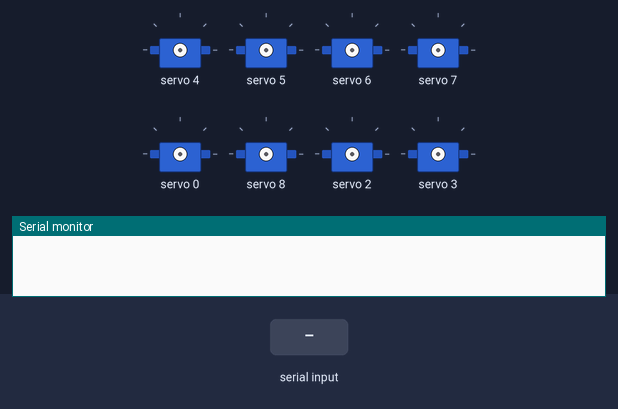
The sketch below on a simulated Arduino Uno, built with avr-gcc and run on an emulated ATmega328P. Shown: 8 × servo, the last lines printed to the serial monitor. The test bench sets the inputs (shaded band).

Above: at 1.2 s.
1.3 s: "f" received over Serial
3.3 s: "b" received over Serial
At 4.5 s:
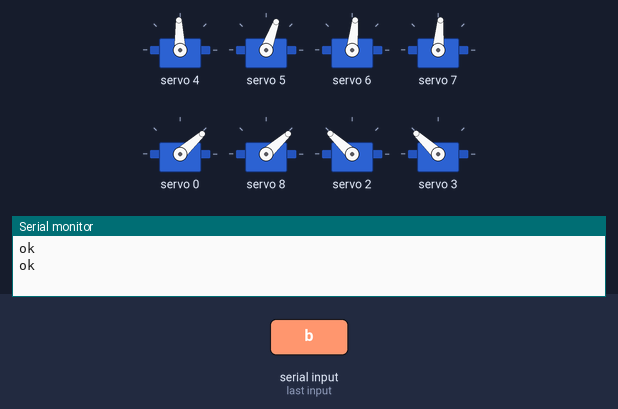
4.8 s: "r" received over Serial
At 6.3 s:
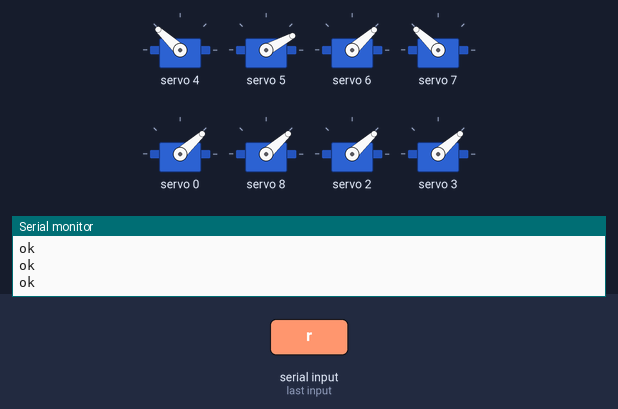
6.8 s: "l" received over Serial
At 7.4 s:
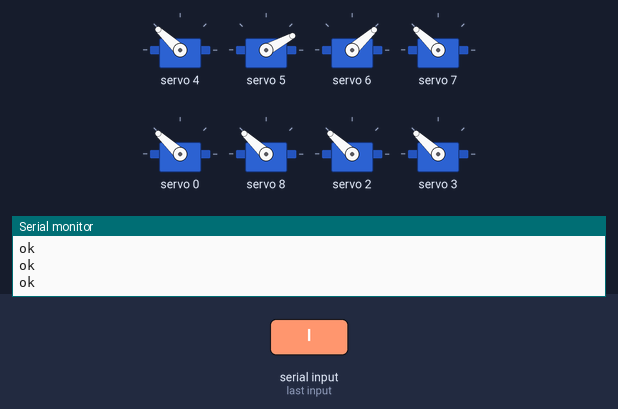
8.3 s: "a" received over Serial
At 10.0 s:
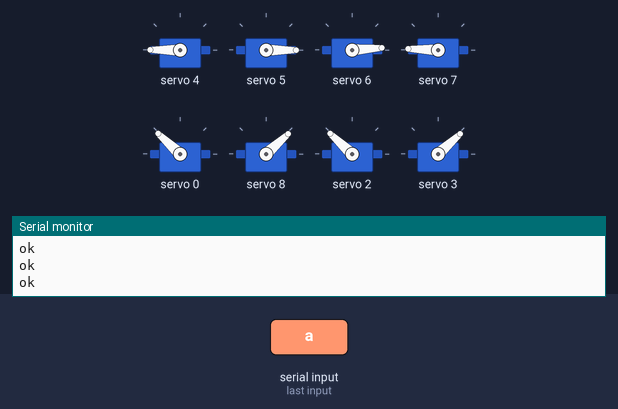
10.3 s: "d" received over Serial
At 11.2 s:
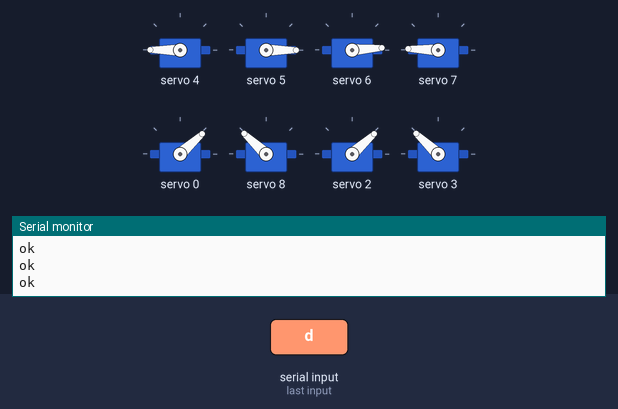
Timing chart, 0 to 12.8 s (numbered marks = the images above; inputs shaded):
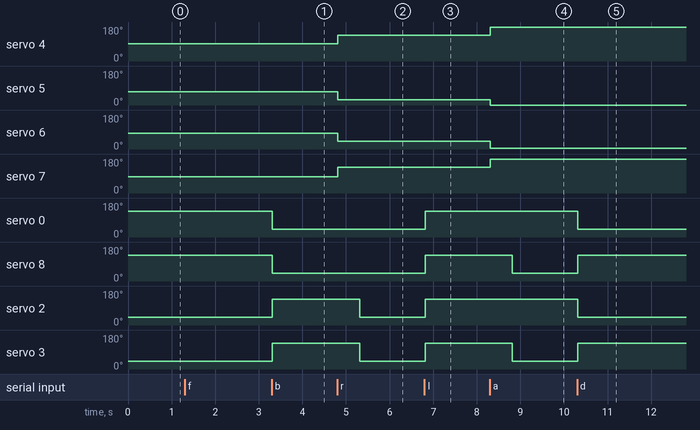

Measured:
- after the input at 3.3 s, servo 0, servo 8: 137° → 42° at once; servo 2, servo 3: 42° → 137° at once
- after the input at 4.8 s, servo 4: 92° → 137° at once; servo 5: 70° → 28° at once; servo 6: 84° → 42° at once; servo 7: 85° → 137° at once; servo 2, servo 3: 137° → 42° after 0.52 s
- after the input at 6.8 s, servo 0, servo 8, servo 2, servo 3: 42° → 137° at once
- after the input at 8.3 s, servo 4: 137° → 180° at once; servo 5: 28° → 0° at once; servo 6: 42° → 4° at once; servo 7: 137° → 178° at once; servo 8, servo 3: 137° → 42° after 0.52 s
- after the input at 10.3 s, servo 0, servo 2: 137° → 42° at once; servo 8, servo 3: 42° → 137° at once

The sketch:

Roxie.ino
```cpp
#include <Wire.h>
#include <Adafruit_PWMServoDriver.h>

/*
 Motor Controller originally written for Roxi the Robot (c) Let's Robot 2015
 Two very important things:
 1. Each command needs to return "ok" when finished executing
 2. No other variables or values can be printed to serial for the robot to work with Pi
 */

Adafruit_PWMServoDriver pwm = Adafruit_PWMServoDriver();

//String readString; //raw output from the serial connection
char command; //command to be executed
bool execute = 0; //triggers command

//robot wheels servo address
int wrf = 0; //Wheel Right Front
int wrb = 8; //Wheel Right Back
int wlf = 2; //Wheel Left Front
int wlb = 3; //Wheel Right Back

//Steering servos for the wheels
int srf = 4; //Steering Right Front
int srb = 5; //Steering Right Back
int slf = 6; //Steering Left Front
int slb = 7; //Steering Left Back

String ok = "ok\n"; //Let's the Pi know i am done doing a thing.
int driveTime = 1000; //How long the robot drives per command
int turnTime = 500; //How long to allow the wheels time to turn before moving
int turnStep = 250; //Amount of time the robot will turn right or left
int wheelPos = 0; // 0 = default, 1 = forward positon, 2 = turning position, 3 = strafe position.

void setup() {
  Serial.begin(9600);

  //enable PWM
  pwm.begin();
  pwm.setPWMFreq(50);  // This is the maximum PWM frequency

  // save I2C bitrate
  uint8_t twbrbackup = TWBR;
  // must be changed after calling Wire.begin() (inside pwm.begin())
  TWBR = 12; // upgrade to 400KHz!
}

void doneOk () {
Serial.print(ok);
}

void loop() {

       while (Serial.available()) {
       delay(10);
         if (Serial.available() >0) {
       char c = Serial.read(); //read each character
       //Serial.println(c);
       //readString.concat(c);
       //readString += c; //add each character to the string
       //Serial.println("Read String: " + readString);
       //if (c == '\r') {
        //set command to read string
        command = c;
        //Serial.println("Command Is: " + command);
        execute = 1; //enables the execution of a command
        //readString = ""; //reset readString to blank
       }
    //execute the command
    if (execute == 1){
      //Serial.print(command + "\n");
     if (command == 'f') {
      moveForward();
      doneOk();

     } else if (command == 'b') {
      //Serial.println("Moving Back");
      moveBack();
      doneOk();

     } else if (command == 'r') {
      turnRight();
      doneOk();
     } else if (command == 'l') {
      turnLeft();
      doneOk();
     } else if (command == 'a') {
      strafeLeft();
      doneOk();
     } else if (command == 'd') {
      strafeRight();
      doneOk();
     }
     // end of command loop
     else {
      //Serial.println("null command " + command);

      //Serial.print("Bad Command: " + command + " ");
      //delay(1000);
     // doneOk();
     }
   } //end of execution loop

     //reset command variables
     execute = 0;
//     command = '';
  }
 }


void forwardPos() {

      if (wheelPos != 1) { //Check current Wheel Position
        //turn the wheels if they aren't in the proper config
        pwm.setPWM(srf, 0, 305);
        pwm.setPWM(srb, 0, 260);
        pwm.setPWM(slf, 0, 288);
        pwm.setPWM(slb, 0, 290);
        wheelPos = 1;
        delay(turnTime);
      }
}

void turnPos() {
      if (wheelPos !=2) {
        pwm.setPWM(srf, 0, 400);
        pwm.setPWM(srb, 0, 170);
        pwm.setPWM(slf, 0, 200);
        pwm.setPWM(slb, 0, 400);
        wheelPos = 2;
        delay(turnTime);
      }
}

void strafePos() {
      if (wheelPos !=3) {
        pwm.setPWM(srf, 0, 505);
        pwm.setPWM(srb, 0, 80);
        pwm.setPWM(slf, 0, 120);
        pwm.setPWM(slb, 0, 488);
        wheelPos = 3;
        delay(turnTime);
      }
}

void moveForward() {

      //Serial.println("Moving Forward");
      forwardPos();
      pwm.setPWM(wrf, 0, 400);
      pwm.setPWM(wrb, 0, 400);
      pwm.setPWM(wlf, 0, 200);
      pwm.setPWM(wlb, 0, 200);

      delay(driveTime);
      stop();
}

void moveBack () {

      forwardPos();
      pwm.setPWM(wrf, 0, 200);
      pwm.setPWM(wrb, 0, 200);
      pwm.setPWM(wlf, 0, 400);
      pwm.setPWM(wlb, 0, 400);

      delay(driveTime);
      stop();
}

void turnRight () {

      turnPos();
      //then drive
      pwm.setPWM(wrf, 0, 200);
      pwm.setPWM(wrb, 0, 200);
      pwm.setPWM(wlf, 0, 200);
      pwm.setPWM(wlb, 0, 200);
      delay(turnStep);
      stop();
}

void turnLeft() {
      //change wheel position first
      turnPos();

      //then drive
      pwm.setPWM(wrf, 0, 400);
      pwm.setPWM(wrb, 0, 400);
      pwm.setPWM(wlf, 0, 400);
      pwm.setPWM(wlb, 0, 400);
      delay(turnStep);
      stop();
}

void strafeRight () {

      strafePos();
      pwm.setPWM(wrf, 0, 200);
      pwm.setPWM(wrb, 0, 400);
      pwm.setPWM(wlf, 0, 200);
      pwm.setPWM(wlb, 0, 400);
      delay(driveTime);
      stop();
}

void strafeLeft () {

      strafePos();

      pwm.setPWM(wrf, 0, 400);
      pwm.setPWM(wrb, 0, 200);
      pwm.setPWM(wlf, 0, 400);
      pwm.setPWM(wlb, 0, 200);
      delay(driveTime);
      stop();
}
void stop(){

      //Serial.println("Time to Stop");
      pwm.setPWM(wrf, 0, 0);
      pwm.setPWM(wrb, 0, 0);
      pwm.setPWM(wlf, 0, 0);
      pwm.setPWM(wlb, 0, 0);
}
```
